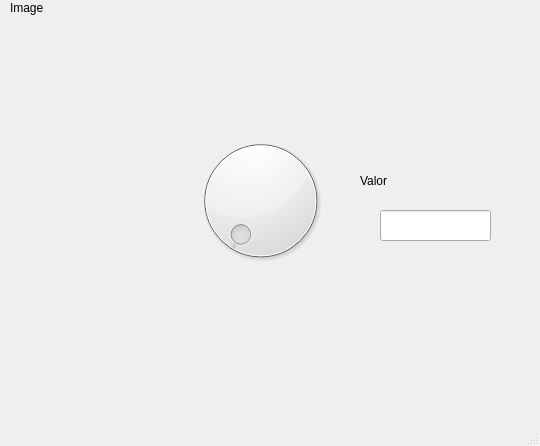
<?xml version="1.0" encoding="UTF-8"?>
<ui version="4.0">
 <class>MainWindow</class>
 <widget class="QMainWindow" name="MainWindow">
  <property name="geometry">
   <rect>
    <x>0</x>
    <y>0</y>
    <width>540</width>
    <height>446</height>
   </rect>
  </property>
  <property name="windowTitle">
   <string>MainWindow</string>
  </property>
  <widget class="QWidget" name="centralwidget">
   <widget class="QLabel" name="label">
    <property name="geometry">
     <rect>
      <x>0</x>
      <y>20</y>
      <width>191</width>
      <height>131</height>
     </rect>
    </property>
    <property name="styleSheet">
     <string notr="true"/>
    </property>
    <property name="text">
     <string/>
    </property>
    <property name="pixmap">
     <pixmap resource="../Archivo/recursos.qrc">:/Ejercicios/logouat2.jpg</pixmap>
    </property>
    <property name="scaledContents">
     <bool>true</bool>
    </property>
   </widget>
   <widget class="QLabel" name="label_2">
    <property name="geometry">
     <rect>
      <x>10</x>
      <y>0</y>
      <width>41</width>
      <height>16</height>
     </rect>
    </property>
    <property name="text">
     <string>Image</string>
    </property>
   </widget>
   <widget class="QLabel" name="label_3">
    <property name="geometry">
     <rect>
      <x>340</x>
      <y>10</y>
      <width>191</width>
      <height>131</height>
     </rect>
    </property>
    <property name="styleSheet">
     <string notr="true"/>
    </property>
    <property name="text">
     <string/>
    </property>
    <property name="pixmap">
     <pixmap resource="../Archivo/recursos.qrc">:/Ejercicios/logouat.jpg</pixmap>
    </property>
    <property name="scaledContents">
     <bool>true</bool>
    </property>
   </widget>
   <widget class="QLabel" name="label_5">
    <property name="geometry">
     <rect>
      <x>330</x>
      <y>270</y>
      <width>191</width>
      <height>131</height>
     </rect>
    </property>
    <property name="styleSheet">
     <string notr="true"/>
    </property>
    <property name="text">
     <string/>
    </property>
    <property name="pixmap">
     <pixmap resource="../Archivo/recursos.qrc">:/Ejercicios/gatoinplorandoayuda.jpg</pixmap>
    </property>
    <property name="scaledContents">
     <bool>true</bool>
    </property>
   </widget>
   <widget class="QDial" name="dial">
    <property name="geometry">
     <rect>
      <x>190</x>
      <y>120</y>
      <width>141</width>
      <height>161</height>
     </rect>
    </property>
   </widget>
   <widget class="QLineEdit" name="txt_valor">
    <property name="geometry">
     <rect>
      <x>380</x>
      <y>210</y>
      <width>111</width>
      <height>31</height>
     </rect>
    </property>
    <property name="styleSheet">
     <string notr="true">font: 20pt &quot;MS Shell Dlg 2&quot;;
font: 20pt &quot;MS Shell Dlg 2&quot;;</string>
    </property>
    <property name="text">
     <string/>
    </property>
   </widget>
   <widget class="QLabel" name="label_6">
    <property name="geometry">
     <rect>
      <x>360</x>
      <y>160</y>
      <width>61</width>
      <height>41</height>
     </rect>
    </property>
    <property name="minimumSize">
     <size>
      <width>61</width>
      <height>41</height>
     </size>
    </property>
    <property name="styleSheet">
     <string notr="true">font: 20pt &quot;Arial&quot;;</string>
    </property>
    <property name="text">
     <string>Valor</string>
    </property>
   </widget>
  </widget>
  <widget class="QMenuBar" name="menubar">
   <property name="geometry">
    <rect>
     <x>0</x>
     <y>0</y>
     <width>540</width>
     <height>18</height>
    </rect>
   </property>
  </widget>
  <widget class="QStatusBar" name="statusbar"/>
 </widget>
 <resources>
  <include location="../Archivo/recursos.qrc"/>
 </resources>
 <connections/>
</ui>
